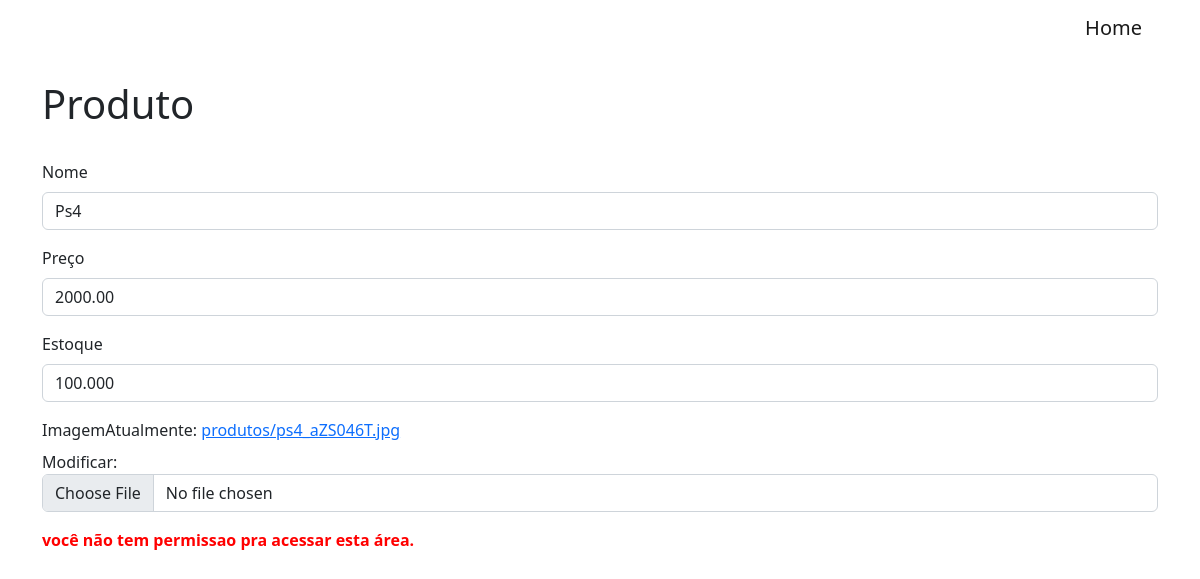
Before: /29/update/ with the older database file.
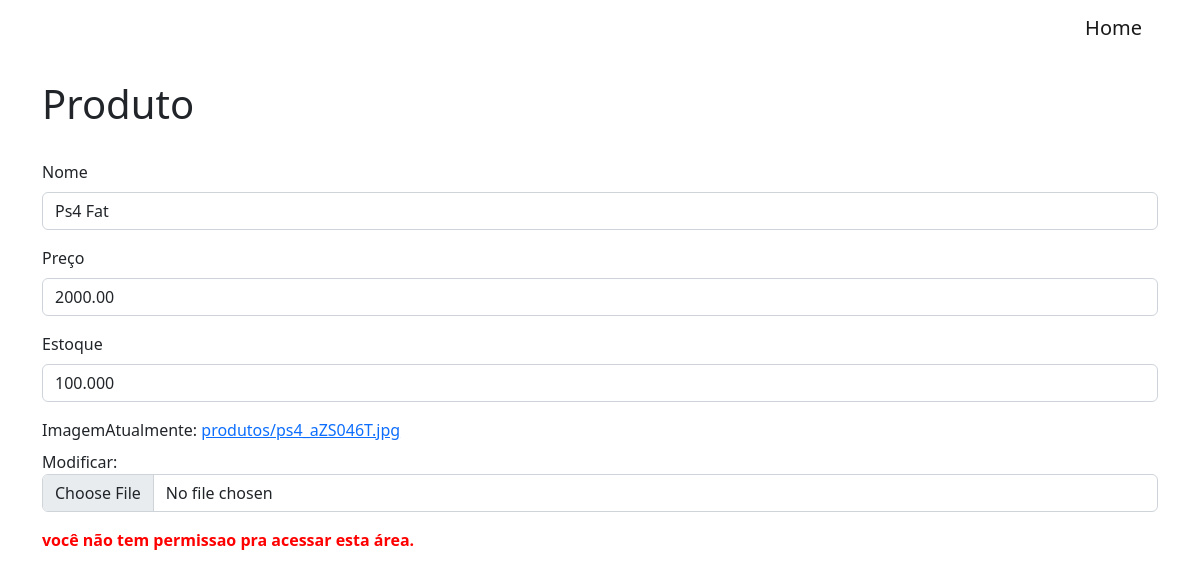
After: the same page with the newer database file.
### usuarios/models.py (models this page shows, shortened)
class Base(models.Model):
    criado = models.DateField('Data de Criação', auto_now_add=True)
    modificado = models.DateField('Data de Atualização', auto_now_add=True)
    ativo = models.BooleanField('Ativo?', default=True)
    class Meta:
        abstract = True

class Produto(Base):
    nome = models.CharField('Nome', max_length=100)
    preco = models.DecimalField('preço', max_digits=8, decimal_places=2)
    estoque = models.DecimalField('Estoque', max_digits=8, decimal_places=3)
    imagem = StdImageField('imagem', upload_to='produtos',
                           variations={'thumb': (124, 124)})
    slug = models.SlugField('Slug', max_length=100, blank=True, editable=False)

### usuarios/views.py (the view)
# urls.py: path('<int:pk>/update/', UpdateProdutoView.as_view(), name='upd_produto'),
class UpdateProdutoView(UpdateView):
    template_name_suffix = "_update_form"
    model = Produto
    template_name = 'produto.html'
    fields = ['nome', 'preco', 'estoque', 'imagem']
    success_url = reverse_lazy('index')

### templates/produto.html (shortened to what this page needs)
{% extends 'base.html' %}
{% load bootstrap5 %}
{% block content %}
<div class="container">
    <nav class="navbar navbar-default justify-content-end">
        <div class="nav">
            <a class="navbar-brand" href="{% url 'index' %}">Home</a>
        </div>
    </nav>
    <br>
    <h1>Produto</h1>
    <br>
    <form method="post" class="form" autocomplete="off" enctype="multipart/form-data">
        {% bootstrap_form form %}
        {% if user.is_staff %}
        <input type="submit" value="Update">
        {%else%}
        <b>
            <p style="color: red">você não tem permissao pra acessar esta área.</p>
        </b>
        {% endif %}
    </form>
</div>
{% endblock %}

Changed rows visible on the page:
changed Produto: nome "Ps4" → "Ps4 Fat"
